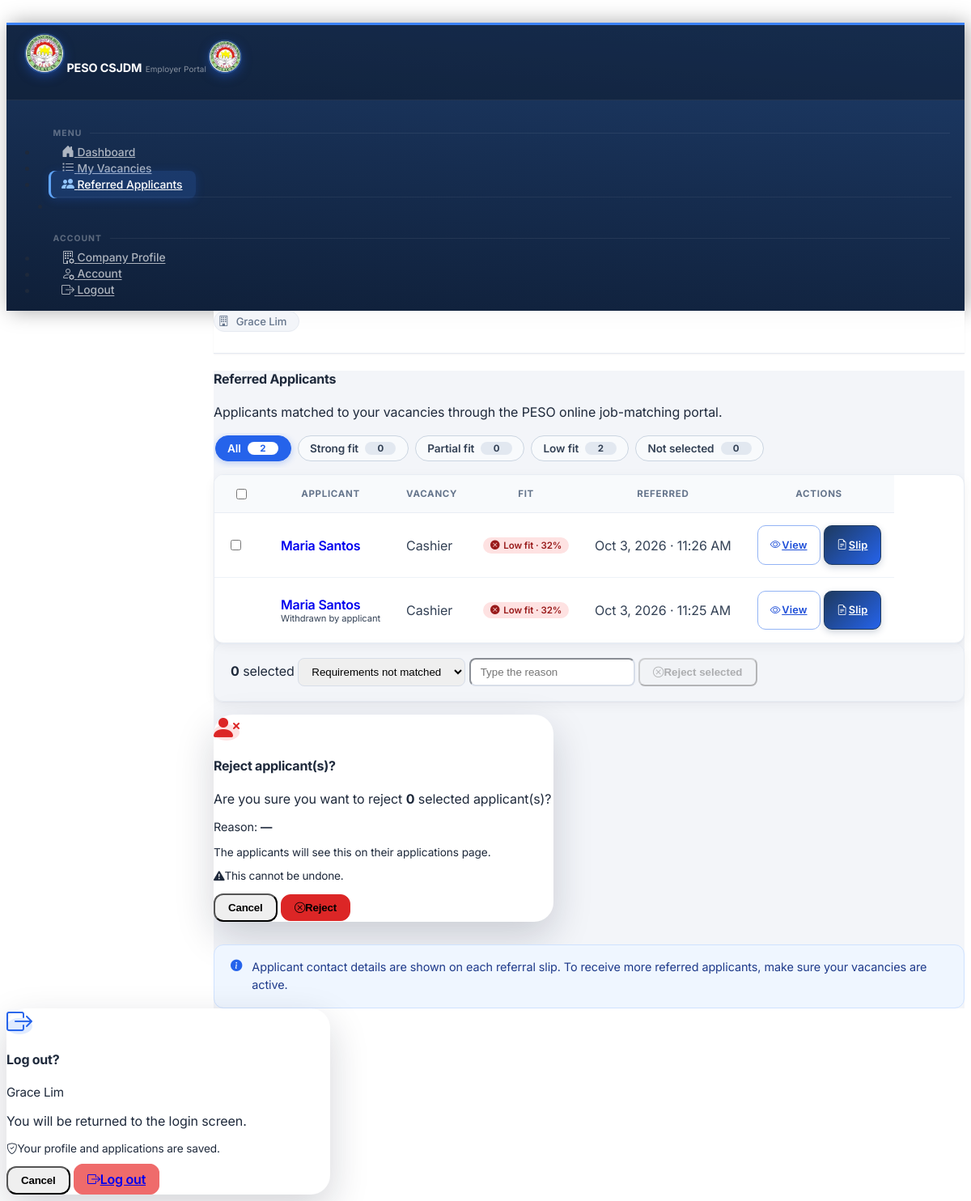
Page /employer/referred (signed in) on the committed database.
### tables this page shows
CREATE TABLE referrals (
            referral_id           INTEGER  PRIMARY KEY AUTOINCREMENT,
            applicant_id INTEGER  NOT NULL,
            vacancy_id   INTEGER  NOT NULL,
            referred_by  INTEGER  NOT NULL,
            referred_at  DATETIME DEFAULT CURRENT_TIMESTAMP,
            status       TEXT     DEFAULT 'referred',
            notes        TEXT, suitability_score REAL, reject_reason TEXT,
            FOREIGN KEY (applicant_id) REFERENCES applicants(applicant_id),
            FOREIGN KEY (vacancy_id)   REFERENCES job_vacancies(vacancy_id),
            FOREIGN KEY (referred_by)  REFERENCES users(user_id)
        );

CREATE TABLE "applicants" (
                applicant_id                 INTEGER  PRIMARY KEY AUTOINCREMENT,
                first_name         TEXT     NOT NULL,
                last_name          TEXT     NOT NULL,
                sex                TEXT,
                age                INTEGER,
                barangay           TEXT,
                district           TEXT,
                employment_status  TEXT     DEFAULT 'Unemployed',
                is_pwd             INTEGER  DEFAULT 0,
                educ_level         TEXT     NOT NULL,
                preferred_position TEXT     NOT NULL,
                skills             TEXT     NOT NULL,
                work_experience    TEXT,
                user_id            INTEGER  REFERENCES users(user_id),
                created_at         DATETIME DEFAULT CURRENT_TIMESTAMP,
                is_archived        INTEGER  DEFAULT 0
            , birthdate DATE, contact_number TEXT, middle_name TEXT, suffix TEXT, civil_status TEXT, address_line TEXT, city TEXT, province TEXT, height_cm TEXT, religion TEXT, tin TEXT, landline TEXT, disability TEXT, is_4ps INTEGER DEFAULT 0, household_id TEXT, is_wodp INTEGER DEFAULT 0, is_dswd_foodstamp INTEGER DEFAULT 0, is_caregiver INTEGER DEFAULT 0, is_ofw INTEGER DEFAULT 0, ofw_country TEXT, is_former_ofw INTEGER DEFAULT 0, former_ofw_country TEXT, ofw_return_date TEXT, employed_type TEXT, unemployed_reason TEXT, job_search_months INTEGER, pref_work_local TEXT, pref_work_overseas TEXT, languages TEXT, education TEXT, trainings TEXT, eligibilities TEXT, work_history TEXT, other_skills TEXT, certified INTEGER DEFAULT 0, certified_at DATETIME, photo TEXT);

CREATE TABLE job_vacancies (
            vacancy_id                   INTEGER  PRIMARY KEY AUTOINCREMENT,
            employer_name        TEXT     NOT NULL,
            job_title            TEXT     NOT NULL,
            occupational_category TEXT    NOT NULL,
            is_local             INTEGER  DEFAULT 1,
            is_active            INTEGER  DEFAULT 1,
            created_at           DATETIME DEFAULT CURRENT_TIMESTAMP
        , employer_id INTEGER REFERENCES users(user_id), application_deadline DATE, req_gender TEXT DEFAULT 'Any', req_age_min INTEGER, req_age_max INTEGER, req_education TEXT, req_documents TEXT, req_experience_months INTEGER, salary_min INTEGER, salary_max INTEGER, salary_period TEXT, job_location TEXT, req_skills TEXT, requirements_deadline DATE, interview_date DATE, interview_time TEXT, interview_date_end DATE, interview_time_end TEXT, location_type TEXT, venue_address TEXT, max_applicants INTEGER);

### app.py (the view)
@app.route('/employer/referred')
@employer_required
def employer_referred():
    emp = _get_my_employer()
    if not emp or not emp['is_approved']:
        return redirect(url_for('employer_profile'))
    db     = get_db()
    status = request.args.get('status', 'all')
    fit    = request.args.get('fit', 'all')
    conds  = ['jv.employer_id=?']
    params = [session['user_id']]
    if status != 'all':
        conds.append('r.status=?')
        params.append(status)
    rows = db.execute(f'''
        SELECT r.*, a.first_name, a.last_name, jv.job_title
        FROM referrals r
        JOIN applicants a ON r.applicant_id=a.applicant_id
        JOIN job_vacancies jv ON r.vacancy_id=jv.vacancy_id
        WHERE {" AND ".join(conds)}
        ORDER BY r.referred_at DESC
    ''', params).fetchall()
    referrals, counts = [], {'all': 0, 'strong': 0, 'partial': 0, 'low': 0, 'rejected': 0}
    for r in rows:
        d = dict(r)
        d['fit_key'], d['fit_label'] = fit_tier(d['suitability_score'])
        d['fit_reason'] = ''
        if d['fit_key'] in ('low', 'partial'):
            ap = db.execute('SELECT * FROM applicants WHERE applicant_id=?', (d['applicant_id'],)).fetchone()
            vac = db.execute('SELECT * FROM job_vacancies WHERE vacancy_id=?', (d['vacancy_id'],)).fetchone()
            if ap and vac:
                d['fit_reason'] = fit_reason(vac, ap)
        counts['all'] += 1
        if d['status'] == 'rejected':
            counts['rejected'] += 1
        elif d['fit_key'] in counts:
            counts[d['fit_key']] += 1
        referrals.append(d)
    if fit == 'rejected':
        referrals = [d for d in referrals if d['status'] == 'rejected']
    elif fit in ('strong', 'partial', 'low'):
        referrals = [d for d in referrals if d['fit_key'] == fit and d['status'] != 'rejected']
    referrals.sort(key=lambda d: (d['status'] in ('rejected', 'cancelled'), -(d['suitability_score'] or 0)))
    return render_template('employer/referred.html', emp=emp, referrals=referrals,
                           status=status, fit=fit, counts=counts, reject_reasons=REJECT_REASONS)

### app.py (called while the page is built, shortened)
def get_db():
    if 'db' not in g:
        g.db = sqlite3.connect(DATABASE)
        g.db.row_factory = sqlite3.Row
        g.db.execute('PRAGMA foreign_keys = ON')
    return g.db

def _g(v, key):
    try:
        return v[key]
    except (KeyError, IndexError, TypeError):
        return None

def _total_exp_months(ap):
    raw = _g(ap, 'work_history')
    if not raw:
        return 0
    try:
        data = json.loads(raw) if isinstance(raw, str) else raw
    except (ValueError, TypeError):
        return 0
    total = 0
    for e in (data or []):
        mo = str(e.get('months', '')).strip()
        if mo.isdigit():
            total += int(mo)
    return total

def _vacancy_location(v):
    explicit = (_g(v, 'job_location') or '').strip()
    if explicit:
        return explicit
    if _g(v, 'is_local'):
        return 'City of San Jose del Monte'
    parts = [p for p in (_g(v, 'e_city'), _g(v, 'e_province')) if p]
    return ', '.join(parts)

def _location_matches(v, ap):
    if not ap:
        return False
    pref = (_g(ap, 'pref_work_local') or '').strip().lower()
    if not pref:
        return False
    loc = _vacancy_location(v).lower()
    if loc and (pref in loc or loc in pref):
        return True

def _token_set(text):
    return {w for w in re.split(r'[\s/\-,]+', (text or '').lower())
            if w and w not in _TITLE_STOP}

def _ap_skills_set(ap):
    return {s.strip().lower() for s in (_g(ap, 'skills') or '').split(',') if s.strip()}

@app.before_request
def drop_stale_session():
    if 'user_id' in session and not (request.endpoint or '').startswith('static'):
        row = get_db().execute('SELECT is_active FROM users WHERE user_id=?', (session['user_id'],)).fetchone()
        if row is None or row['is_active'] == 0:
            session.clear()

@app.before_request
def csrf_same_origin_guard():
    if request.method in ('POST', 'PUT', 'PATCH', 'DELETE'):
        src = request.headers.get('Origin') or request.headers.get('Referer')
        if src:
            from urllib.parse import urlparse
            if urlparse(src).netloc != request.host:
                abort(403)

@app.after_request
def security_headers(resp):
    resp.headers.setdefault('X-Content-Type-Options', 'nosniff')
    resp.headers.setdefault('X-Frame-Options', 'SAMEORIGIN')
    resp.headers.setdefault('Referrer-Policy', 'same-origin')
    return resp

### templates/employer/referred.html (shortened to what this page needs)
﻿{% extends 'base_employer.html' %}
{% block content %}
<div class="mb-4">
  <h4 class="fw-bold mb-0">Referred Applicants</h4>
  <p class="text-muted small mb-0">Applicants matched to your vacancies through the PESO online job-matching portal.</p>
</div>
<nav class="fit-tabs" aria-label="Filter applicants by fit">
  {% for key, label in [('all','All'),('strong','Strong fit'),('partial','Partial fit'),('low','Low fit'),('rejected','Not selected')] %}
  <a class="fit-tab {{ 'active' if fit == key else '' }}" href="{{ url_for('employer_referred', fit=key) }}"{% if fit == key %} aria-current="page"{% endif %}>
    {{ label }}<span class="fit-count">{{ counts[key] }}</span>
  </a>
  {% endfor %}
</nav>
{% if referrals %}
<form method="POST" action="{{ url_for('employer_referred_reject') }}" id="bulk-form">
<div class="card apps-card" style="overflow:hidden;">
  <div class="table-responsive">
  <table class="table table-hover mb-0 apps-table">
    <thead>
      <tr>
        <th class="ps-3" style="width:34px;"><input type="checkbox" class="form-check-input" id="chk-all" aria-label="Select all"></th>
        <th>Applicant</th>
        <th>Vacancy</th>
        <th>Fit</th>
        <th>Referred</th>
        <th>Actions</th>
      </tr>
    </thead>
    <tbody>
      {% for r in referrals %}
      <tr>
        <td class="ps-3">
          {% if r.status == 'referred' %}<input type="checkbox" class="form-check-input row-chk" name="ids" value="{{ r.referral_id }}" aria-label="Select {{ r.first_name }} {{ r.last_name }}">{% endif %}
        </td>
        <td>
          <a href="{{ url_for('employer_referred_detail', rid=r.referral_id) }}" class="fw-semibold small text-decoration-none">
            {{ r.first_name }} {{ r.last_name }}
          </a>
          {% if r.status == 'cancelled' %}<div class="text-muted" style="font-size:.7rem;">Withdrawn by applicant</div>{% endif %}
        </td>
        <td class="small text-muted">{{ r.job_title }}</td>
        <td>
          {% if r.suitability_score is not none %}
          <span class="fit-badge fit-{{ r.fit_key }}">
            <i class="bi {{ 'bi-check-circle-fill' if r.fit_key == 'strong' else 'bi-dash-circle-fill' if r.fit_key == 'partial' else 'bi-x-circle-fill' }}"></i>
            {{ r.fit_label }} &middot; {{ '%.0f'|format(r.suitability_score * 100) }}%
          </span>
          {% else %}
          <span class="text-muted small">—</span>
          {% endif %}
        </td>
        <td class="small text-muted">{{ r.referred_at|friendly_dt }}</td>
        <td>
          <div class="d-flex gap-2">
            <a href="{{ url_for('employer_referred_detail', rid=r.referral_id) }}"
               class="btn btn-sm btn-outline-primary">
              <i class="bi bi-eye me-1"></i>View
            </a>
            <a href="{{ url_for('referral_slip', rid=r.referral_id) }}"
               class="btn btn-sm btn-outline-secondary">
              <i class="bi bi-file-earmark-text me-1"></i>Slip
            </a>
          </div>
        </td>
      </tr>
      {% endfor %}
    </tbody>
  </table>
  </div>
</div>
<div class="card border-0 shadow-sm mt-3" id="bulk-bar" style="border-radius:12px;">
  <div class="card-body py-2 px-3 d-flex flex-wrap align-items-center gap-2">
    <span class="small text-muted"><strong id="sel-count">0</strong> selected</span>
    <select name="reason" id="reject-reason" class="form-select form-select-sm" style="max-width:240px;">
      {% for rr in reject_reasons %}<option value="{{ rr }}">{{ rr }}</option>{% endfor %}
    </select>
    <input type="text" name="note" id="reject-note" class="form-control form-control-sm d-none" maxlength="200" placeholder="Type the reason" style="max-width:240px;">
    <button type="button" class="btn btn-sm btn-outline-danger" id="bulk-btn" disabled>
      <i class="bi bi-x-circle me-1"></i>Reject selected
    </button>
  </div>
</div>
</form>
<div class="modal fade" id="rejectModal" tabindex="-1" aria-hidden="true">
  <div class="modal-dialog modal-dialog-centered" style="max-width:420px;">
    <div class="modal-content border-0" style="border-radius:24px;background:#fff;box-shadow:0 18px 48px rgba(15,23,42,.18);">
      <div class="modal-body text-center px-4 pt-5 pb-3">
        <span class="d-inline-flex align-items-center justify-content-center mb-3"
              style="width:76px;height:76px;border-radius:50%;background:#fee2e2;">
          <i class="bi bi-person-x-fill" style="font-size:2rem;color:#dc2626;"></i>
        </span>
        <h4 class="fw-bold mb-2">Reject applicant<span id="rm-plural">(s)</span>?</h4>
        <p class="mb-1" style="font-size:1rem;">Are you sure you want to reject <strong id="rm-count">0</strong> selected applicant<span id="rm-plural2">(s)</span>?</p>
        <p class="text-muted mb-1" style="font-size:.9rem;">Reason: <strong id="rm-reason">—</strong></p>
        <p class="text-muted mb-2" style="font-size:.85rem;">The applicants will see this on their applications page.</p>
        <p class="mb-0 fw-semibold text-danger" style="font-size:.85rem;"><i class="bi bi-exclamation-triangle-fill me-1"></i>This cannot be undone.</p>
      </div>
      <div class="modal-footer border-0 d-flex gap-2 px-4 pb-4 pt-3">
        <button type="button" class="btn btn-outline-secondary flex-fill fw-semibold py-2" style="border-radius:12px;"
                data-coreui-dismiss="modal" data-bs-dismiss="modal">Cancel</button>
        <button type="button" id="rm-confirm" class="btn flex-fill fw-semibold py-2 text-white" style="background:#dc2626;border:1px solid #dc2626;border-radius:12px;">
          <i class="bi bi-x-circle me-1"></i>Reject
        </button>
      </div>
    </div>
  </div>
</div>
<div class="apps-note mt-3">
  <i class="bi bi-info-circle-fill flex-shrink-0"></i>
  <span>Applicant contact details are shown on each referral slip. To receive more referred applicants, make sure your vacancies are active.</span>
</div>
{% elif fit != 'all' %}
<div class="card apps-card"><div class="card-body text-center text-muted py-5 small">No applicants in this group.</div></div>
{% endif %}
{% endblock %}

### templates/employer/referred.html (style rules this page uses)
.fit-tabs { display:flex; flex-wrap:nowrap; gap:.5rem; overflow-x:auto; padding:.15rem .1rem .5rem; margin-bottom:.5rem; -webkit-overflow-scrolling:touch; scrollbar-width:thin; }
.fit-tab { display:inline-flex; align-items:center; gap:.5rem; flex:0 0 auto; padding:.45rem .9rem; border-radius:999px; border:1.5px solid #cbd5e1; background:#f8fafc; color:#334155; font-size:.85rem; font-weight:600; text-decoration:none; white-space:nowrap; transition:background .15s, border-color .15s, color .15s, box-shadow .15s; }
.fit-tab .fit-count { min-width:1.5rem; padding:.05rem .45rem; border-radius:999px; background:#e2e8f0; color:#334155; font-size:.72rem; font-weight:700; text-align:center; }
.fit-tab.active { background:#2563eb; border-color:#2563eb; color:#fff; box-shadow:0 2px 8px rgba(37,99,235,.3); }
.fit-tab.active .fit-count { background:#fff; color:#2563eb; }
.fit-badge { display:inline-flex; align-items:center; gap:.3rem; padding:.2rem .55rem; border-radius:999px; font-size:.72rem; font-weight:600; white-space:nowrap; }
.fit-low { background:#fee2e2; color:#991b1b; }

### rows in the picture
referrals: first_name "Maria", last_name "Santos", job_title "Cashier", fit_label "Low fit", r.suitability_score*100 "32", referred_at|friendly_dt "Oct 3, 2026 · 11:26 AM"
referrals: first_name "Maria", last_name "Santos", status "Withdrawn by applicant", job_title "Cashier", fit_label "Low fit", r.suitability_score*100 "32", referred_at|friendly_dt "Oct 3, 2026 · 11:25 AM"

### other values in the picture
{{ session.get('full_name', 'Employer') }} "Grace Lim"
{{ label }} "All" "Strong fit" "Partial fit" "Low fit" "Not selected"
{{ counts[key] }} "2" "0" "0" "2" "0"
{{ session.get('full_name') }} "Grace Lim"
form field reason "Requirements not matched"
